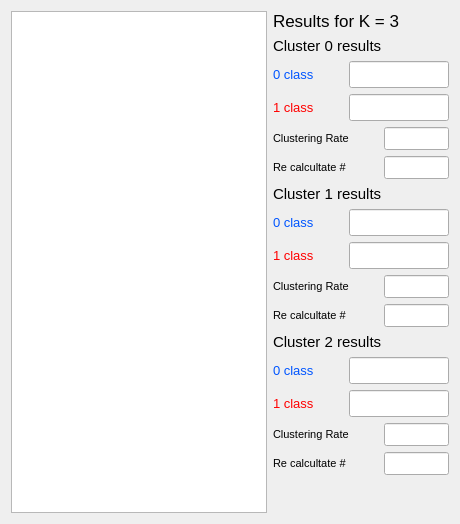
          <widget class="QWidget" name="tab_K3">
           <attribute name="title">
            <string>Clustering for K = 3</string>
           </attribute>
           <layout class="QGridLayout" name="gridLayout_10">
            <item row="0" column="1">
             <layout class="QVBoxLayout" name="verticalLayout_5">
              <item>
               <widget class="QLabel" name="label_Title3">
                <property name="minimumSize">
                 <size>
                  <width>150</width>
                  <height>0</height>
                 </size>
                </property>
                <property name="maximumSize">
                 <size>
                  <width>170</width>
                  <height>16777215</height>
                 </size>
                </property>
                <property name="font">
                 <font>
                  <pointsize>13</pointsize>
                 </font>
                </property>
                <property name="text">
                 <string>Results for K = 3</string>
                </property>
               </widget>
              </item>
              <item>
               <widget class="QLabel" name="label_K3_cluster0_results">
                <property name="minimumSize">
                 <size>
                  <width>150</width>
                  <height>0</height>
                 </size>
                </property>
                <property name="maximumSize">
                 <size>
                  <width>170</width>
                  <height>16777215</height>
                 </size>
                </property>
                <property name="font">
                 <font>
                  <pointsize>11</pointsize>
                 </font>
                </property>
                <property name="text">
                 <string>Cluster 0 results</string>
                </property>
               </widget>
              </item>
              <item>
               <layout class="QHBoxLayout" name="horizontalLayout_32">
                <item>
                 <widget class="QLabel" name="label_K3_class0_c0">
                  <property name="minimumSize">
                   <size>
                    <width>70</width>
                    <height>0</height>
                   </size>
                  </property>
                  <property name="maximumSize">
                   <size>
                    <width>70</width>
                    <height>16777215</height>
                   </size>
                  </property>
                  <property name="font">
                   <font>
                    <pointsize>10</pointsize>
                   </font>
                  </property>
                  <property name="styleSheet">
                   <string notr="true">color: rgb(0, 85, 255);</string>
                  </property>
                  <property name="text">
                   <string>0 class</string>
                  </property>
                 </widget>
                </item>
                <item>
                 <widget class="QLineEdit" name="lineEdit_K3_class0_c0">
                  <property name="minimumSize">
                   <size>
                    <width>50</width>
                    <height>0</height>
                   </size>
                  </property>
                  <property name="maximumSize">
                   <size>
                    <width>100</width>
                    <height>16777215</height>
                   </size>
                  </property>
                  <property name="font">
                   <font>
                    <pointsize>12</pointsize>
                   </font>
                  </property>
                  <property name="styleSheet">
                   <string notr="true">color: rgb(0, 85, 255);</string>
                  </property>
                  <property name="readOnly">
                   <bool>true</bool>
                  </property>
                 </widget>
                </item>
               </layout>
              </item>
              <item>
               <layout class="QHBoxLayout" name="horizontalLayout_33">
                <item>
                 <widget class="QLabel" name="label_K3_class1_c0">
                  <property name="minimumSize">
                   <size>
                    <width>70</width>
                    <height>0</height>
                   </size>
                  </property>
                  <property name="maximumSize">
                   <size>
                    <width>70</width>
                    <height>16777215</height>
                   </size>
                  </property>
                  <property name="font">
                   <font>
                    <pointsize>10</pointsize>
                   </font>
                  </property>
                  <property name="styleSheet">
                   <string notr="true">color: rgb(255, 0, 0);</string>
                  </property>
                  <property name="text">
                   <string>1 class</string>
                  </property>
                 </widget>
                </item>
                <item>
                 <widget class="QLineEdit" name="lineEdit_K3_class1_c0">
                  <property name="minimumSize">
                   <size>
                    <width>50</width>
                    <height>0</height>
                   </size>
                  </property>
                  <property name="maximumSize">
                   <size>
                    <width>100</width>
                    <height>16777215</height>
                   </size>
                  </property>
                  <property name="font">
                   <font>
                    <pointsize>12</pointsize>
                   </font>
                  </property>
                  <property name="styleSheet">
                   <string notr="true">color: rgb(255, 0, 0);</string>
                  </property>
                  <property name="readOnly">
                   <bool>true</bool>
                  </property>
                 </widget>
                </item>
               </layout>
              </item>
              <item>
               <layout class="QHBoxLayout" name="horizontalLayout_46">
                <item>
                 <widget class="QLabel" name="label_K3_probability_c0">
                  <property name="minimumSize">
                   <size>
                    <width>105</width>
                    <height>0</height>
                   </size>
                  </property>
                  <property name="maximumSize">
                   <size>
                    <width>105</width>
                    <height>16777215</height>
                   </size>
                  </property>
                  <property name="font">
                   <font>
                    <pointsize>8</pointsize>
                   </font>
                  </property>
                  <property name="text">
                   <string>Clustering Rate</string>
                  </property>
                 </widget>
                </item>
                <item>
                 <widget class="QLineEdit" name="lineEdit_K3_rate_c0">
                  <property name="minimumSize">
                   <size>
                    <width>65</width>
                    <height>0</height>
                   </size>
                  </property>
                  <property name="maximumSize">
                   <size>
                    <width>65</width>
                    <height>16777215</height>
                   </size>
                  </property>
                  <property name="font">
                   <font>
                    <pointsize>10</pointsize>
                    <bold>true</bold>
                   </font>
                  </property>
                  <property name="readOnly">
                   <bool>true</bool>
                  </property>
                 </widget>
                </item>
               </layout>
              </item>
              <item>
               <layout class="QHBoxLayout" name="horizontalLayout_167">
                <item>
                 <widget class="QLabel" name="label_K1_probability_7">
                  <property name="minimumSize">
                   <size>
                    <width>105</width>
                    <height>0</height>
                   </size>
                  </property>
                  <property name="maximumSize">
                   <size>
                    <width>105</width>
                    <height>16777215</height>
                   </size>
                  </property>
                  <property name="font">
                   <font>
                    <pointsize>8</pointsize>
                   </font>
                  </property>
                  <property name="text">
                   <string>Re calcultate #</string>
                  </property>
                 </widget>
                </item>
                <item>
                 <widget class="QLineEdit" name="lineEdit_K3_recalculate_c0">
                  <property name="minimumSize">
                   <size>
                    <width>65</width>
                    <height>0</height>
                   </size>
                  </property>
                  <property name="maximumSize">
                   <size>
                    <width>60</width>
                    <height>16777215</height>
                   </size>
                  </property>
                  <property name="font">
                   <font>
                    <pointsize>10</pointsize>
                    <bold>true</bold>
                   </font>
                  </property>
                  <property name="readOnly">
                   <bool>true</bool>
                  </property>
                 </widget>
                </item>
               </layout>
              </item>
              <item>
               <widget class="QLabel" name="label_K3_cluster1_results">
                <property name="minimumSize">
                 <size>
                  <width>150</width>
                  <height>0</height>
                 </size>
                </property>
                <property name="maximumSize">
                 <size>
                  <width>170</width>
                  <height>16777215</height>
                 </size>
                </property>
                <property name="font">
                 <font>
                  <pointsize>11</pointsize>
                 </font>
                </property>
                <property name="text">
                 <string>Cluster 1 results</string>
                </property>
               </widget>
              </item>
              <item>
               <layout class="QHBoxLayout" name="horizontalLayout_34">
                <item>
                 <widget class="QLabel" name="label_K3_class0_c1">
                  <property name="minimumSize">
                   <size>
                    <width>70</width>
                    <height>0</height>
                   </size>
                  </property>
                  <property name="maximumSize">
                   <size>
                    <width>70</width>
                    <height>16777215</height>
                   </size>
                  </property>
                  <property name="font">
                   <font>
                    <pointsize>10</pointsize>
                   </font>
                  </property>
                  <property name="styleSheet">
                   <string notr="true">color: rgb(0, 85, 255);</string>
                  </property>
                  <property name="text">
                   <string>0 class</string>
                  </property>
                 </widget>
                </item>
                <item>
                 <widget class="QLineEdit" name="lineEdit_K3_class0_c1">
                  <property name="minimumSize">
                   <size>
                    <width>50</width>
                    <height>0</height>
                   </size>
                  </property>
                  <property name="maximumSize">
                   <size>
                    <width>100</width>
                    <height>16777215</height>
                   </size>
                  </property>
                  <property name="font">
                   <font>
                    <pointsize>12</pointsize>
                   </font>
                  </property>
                  <property name="styleSheet">
                   <string notr="true">color: rgb(0, 85, 255);</string>
                  </property>
                  <property name="readOnly">
                   <bool>true</bool>
                  </property>
                 </widget>
                </item>
               </layout>
              </item>
              <item>
               <layout class="QHBoxLayout" name="horizontalLayout_35">
                <item>
                 <widget class="QLabel" name="label_K3_class1_c1">
                  <property name="minimumSize">
                   <size>
                    <width>70</width>
                    <height>0</height>
                   </size>
                  </property>
                  <property name="maximumSize">
                   <size>
                    <width>70</width>
                    <height>16777215</height>
                   </size>
                  </property>
                  <property name="font">
                   <font>
                    <pointsize>10</pointsize>
                   </font>
                  </property>
                  <property name="styleSheet">
                   <string notr="true">color: rgb(255, 0, 0);</string>
                  </property>
                  <property name="text">
                   <string>1 class</string>
                  </property>
                 </widget>
                </item>
                <item>
                 <widget class="QLineEdit" name="lineEdit_K3_class1_c1">
                  <property name="minimumSize">
                   <size>
                    <width>50</width>
                    <height>0</height>
                   </size>
                  </property>
                  <property name="maximumSize">
                   <size>
                    <width>100</width>
                    <height>16777215</height>
                   </size>
                  </property>
                  <property name="font">
                   <font>
                    <pointsize>12</pointsize>
                   </font>
                  </property>
                  <property name="styleSheet">
                   <string notr="true">color: rgb(255, 0, 0);</string>
                  </property>
                  <property name="readOnly">
                   <bool>true</bool>
                  </property>
                 </widget>
                </item>
               </layout>
              </item>
              <item>
               <layout class="QHBoxLayout" name="horizontalLayout_36">
                <item>
                 <widget class="QLabel" name="label_K2_probability_2">
                  <property name="minimumSize">
                   <size>
                    <width>105</width>
                    <height>0</height>
                   </size>
                  </property>
                  <property name="maximumSize">
                   <size>
                    <width>105</width>
                    <height>16777215</height>
                   </size>
                  </property>
                  <property name="font">
                   <font>
                    <pointsize>8</pointsize>
                   </font>
                  </property>
                  <property name="text">
                   <string>Clustering Rate</string>
                  </property>
                 </widget>
                </item>
                <item>
                 <widget class="QLineEdit" name="lineEdit_K3_rate_c1">
                  <property name="minimumSize">
                   <size>
                    <width>65</width>
                    <height>0</height>
                   </size>
                  </property>
                  <property name="maximumSize">
                   <size>
                    <width>65</width>
                    <height>16777215</height>
                   </size>
                  </property>
                  <property name="font">
                   <font>
                    <pointsize>10</pointsize>
                    <bold>true</bold>
                   </font>
                  </property>
                  <property name="readOnly">
                   <bool>true</bool>
                  </property>
                 </widget>
                </item>
               </layout>
              </item>
              <item>
               <layout class="QHBoxLayout" name="horizontalLayout_166">
                <item>
                 <widget class="QLabel" name="label_K1_probability_6">
                  <property name="minimumSize">
                   <size>
                    <width>105</width>
                    <height>0</height>
                   </size>
                  </property>
                  <property name="maximumSize">
                   <size>
                    <width>105</width>
                    <height>16777215</height>
                   </size>
                  </property>
                  <property name="font">
                   <font>
                    <pointsize>8</pointsize>
                   </font>
                  </property>
                  <property name="text">
                   <string>Re calcultate #</string>
                  </property>
                 </widget>
                </item>
                <item>
                 <widget class="QLineEdit" name="lineEdit_K3_recalculate_c1">
                  <property name="minimumSize">
                   <size>
                    <width>65</width>
                    <height>0</height>
                   </size>
                  </property>
                  <property name="maximumSize">
                   <size>
                    <width>60</width>
                    <height>16777215</height>
                   </size>
                  </property>
                  <property name="font">
                   <font>
                    <pointsize>10</pointsize>
                    <bold>true</bold>
                   </font>
                  </property>
                  <property name="readOnly">
                   <bool>true</bool>
                  </property>
                 </widget>
                </item>
               </layout>
              </item>
              <item>
               <widget class="QLabel" name="label_K3_cluster2_results">
                <property name="minimumSize">
                 <size>
                  <width>150</width>
                  <height>0</height>
                 </size>
                </property>
                <property name="maximumSize">
                 <size>
                  <width>170</width>
                  <height>16777215</height>
                 </size>
                </property>
                <property name="font">
                 <font>
                  <pointsize>11</pointsize>
                 </font>
                </property>
                <property name="text">
                 <string>Cluster 2 results</string>
                </property>
               </widget>
              </item>
              <item>
               <layout class="QHBoxLayout" name="horizontalLayout_43">
                <item>
                 <widget class="QLabel" name="label_K3_class0_c2">
                  <property name="minimumSize">
                   <size>
                    <width>70</width>
                    <height>0</height>
                   </size>
                  </property>
                  <property name="maximumSize">
                   <size>
                    <width>70</width>
                    <height>16777215</height>
                   </size>
                  </property>
                  <property name="font">
                   <font>
                    <pointsize>10</pointsize>
                   </font>
                  </property>
                  <property name="styleSheet">
                   <string notr="true">color: rgb(0, 85, 255);</string>
                  </property>
                  <property name="text">
                   <string>0 class</string>
                  </property>
                 </widget>
                </item>
                <item>
                 <widget class="QLineEdit" name="lineEdit_K3_class0_c2">
                  <property name="minimumSize">
                   <size>
                    <width>50</width>
                    <height>0</height>
                   </size>
                  </property>
                  <property name="maximumSize">
                   <size>
                    <width>100</width>
                    <height>16777215</height>
                   </size>
                  </property>
                  <property name="font">
                   <font>
                    <pointsize>12</pointsize>
                   </font>
                  </property>
                  <property name="styleSheet">
                   <string notr="true">color: rgb(0, 85, 255);</string>
                  </property>
                  <property name="readOnly">
                   <bool>true</bool>
                  </property>
                 </widget>
                </item>
               </layout>
              </item>
              <item>
               <layout class="QHBoxLayout" name="horizontalLayout_44">
                <item>
                 <widget class="QLabel" name="label_K3_class1_c2">
                  <property name="minimumSize">
                   <size>
                    <width>70</width>
                    <height>0</height>
                   </size>
                  </property>
                  <property name="maximumSize">
                   <size>
                    <width>70</width>
                    <height>16777215</height>
                   </size>
                  </property>
                  <property name="font">
                   <font>
                    <pointsize>10</pointsize>
                   </font>
                  </property>
                  <property name="styleSheet">
                   <string notr="true">color: rgb(255, 0, 0);</string>
                  </property>
                  <property name="text">
                   <string>1 class</string>
                  </property>
                 </widget>
                </item>
                <item>
                 <widget class="QLineEdit" name="lineEdit_K3_class1_c2">
                  <property name="minimumSize">
                   <size>
                    <width>50</width>
                    <height>0</height>
                   </size>
                  </property>
                  <property name="maximumSize">
                   <size>
                    <width>100</width>
                    <height>16777215</height>
                   </size>
                  </property>
                  <property name="font">
                   <font>
                    <pointsize>12</pointsize>
                   </font>
                  </property>
                  <property name="styleSheet">
                   <string notr="true">color: rgb(255, 0, 0);</string>
                  </property>
                  <property name="readOnly">
                   <bool>true</bool>
                  </property>
                 </widget>
                </item>
               </layout>
              </item>
              <item>
               <layout class="QHBoxLayout" name="horizontalLayout_45">
                <item>
                 <widget class="QLabel" name="label_K3_probability">
                  <property name="minimumSize">
                   <size>
                    <width>105</width>
                    <height>0</height>
                   </size>
                  </property>
                  <property name="maximumSize">
                   <size>
                    <width>105</width>
                    <height>16777215</height>
                   </size>
                  </property>
                  <property name="font">
                   <font>
                    <pointsize>8</pointsize>
                   </font>
                  </property>
                  <property name="text">
                   <string>Clustering Rate</string>
                  </property>
                 </widget>
                </item>
                <item>
                 <widget class="QLineEdit" name="lineEdit_K3_rate_c2">
                  <property name="minimumSize">
                   <size>
                    <width>65</width>
                    <height>0</height>
                   </size>
                  </property>
                  <property name="maximumSize">
                   <size>
                    <width>65</width>
                    <height>16777215</height>
                   </size>
                  </property>
                  <property name="font">
                   <font>
                    <pointsize>10</pointsize>
                    <bold>true</bold>
                   </font>
                  </property>
                  <property name="readOnly">
                   <bool>true</bool>
                  </property>
                 </widget>
                </item>
               </layout>
              </item>
              <item>
               <layout class="QHBoxLayout" name="horizontalLayout_168">
                <item>
                 <widget class="QLabel" name="label_K1_probability_8">
                  <property name="minimumSize">
                   <size>
                    <width>105</width>
                    <height>0</height>
                   </size>
                  </property>
                  <property name="maximumSize">
                   <size>
                    <width>105</width>
                    <height>16777215</height>
                   </size>
                  </property>
                  <property name="font">
                   <font>
                    <pointsize>8</pointsize>
                   </font>
                  </property>
                  <property name="text">
                   <string>Re calcultate #</string>
                  </property>
                 </widget>
                </item>
                <item>
                 <widget class="QLineEdit" name="lineEdit_K3_recalculate_c2">
                  <property name="minimumSize">
                   <size>
                    <width>65</width>
                    <height>0</height>
                   </size>
                  </property>
                  <property name="maximumSize">
                   <size>
                    <width>60</width>
                    <height>16777215</height>
                   </size>
                  </property>
                  <property name="font">
                   <font>
                    <pointsize>10</pointsize>
                    <bold>true</bold>
                   </font>
                  </property>
                  <property name="readOnly">
                   <bool>true</bool>
                  </property>
                 </widget>
                </item>
               </layout>
              </item>
              <item>
               <spacer name="verticalSpacer_3">
                <property name="orientation">
                 <enum>Qt::Vertical</enum>
                </property>
                <property name="sizeHint" stdset="0">
                 <size>
                  <width>20</width>
                  <height>38</height>
                 </size>
                </property>
               </spacer>
              </item>
             </layout>
            </item>
            <item row="0" column="0">
             <widget class="QGraphicsView" name="graphicsView_Cluster3">
              <property name="sizePolicy">
               <sizepolicy hsizetype="Expanding" vsizetype="Expanding">
                <horstretch>90</horstretch>
                <verstretch>0</verstretch>
               </sizepolicy>
              </property>
             </widget>
            </item>
           </layout>
          </widget>
